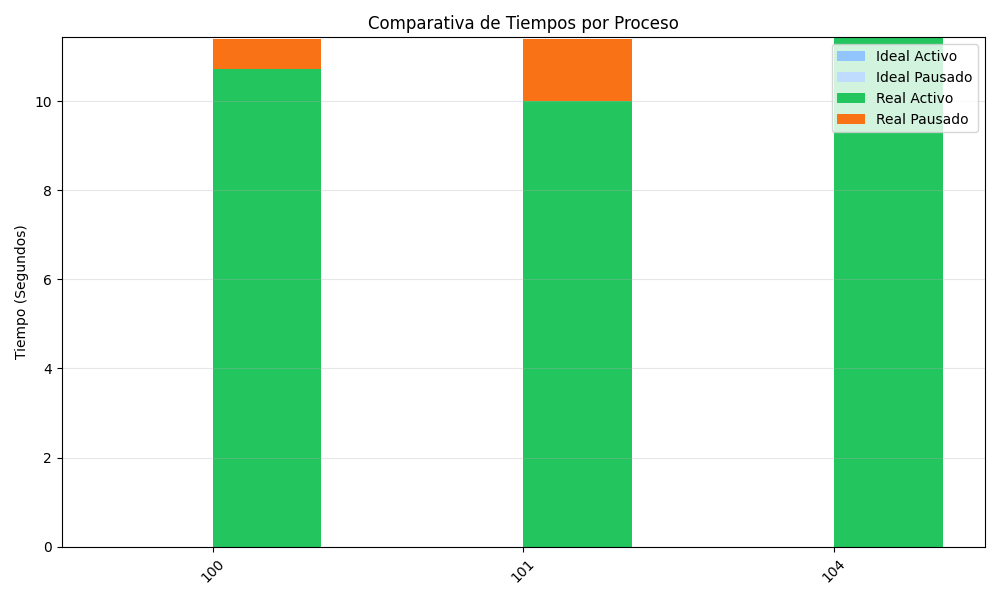

Write Python code to recreate this figure.
import matplotlib
matplotlib.use('Agg') # Importante: Modo "sin cabeza"
import matplotlib.pyplot as plt
import pandas as pd
import io
import base64

def grafico_tiempos_ideal_real(resultados_lista):
    """
    Genera la gráfica de barras apiladas (IDEAL vs REAL) y la devuelve como Base64.
    """
    if not resultados_lista:
        return None

    rows = []
    for item in resultados_lista:
        rows.append({
            "ID": str(item.get("id_proceso")), # Asegurar que ID sea string
            "REAL_T_ACTIVO": item.get("t_activo", "0"),
            "REAL_T_PAUSADO": item.get("t_pausado", "0"),
            "IDEAL_T_ACTIVO": "0", 
            "IDEAL_T_PAUSADO": "0" 
        })
    
    df = pd.DataFrame(rows)

    # --- CORRECCIÓN CLAVE AQUÍ ---
    def to_float(x):
        try:
            # Si ya es número, devolverlo
            if isinstance(x, (int, float)): return float(x)
            # Si es string, intentar conversión directa (Python usa punto para decimales)
            return float(x)
        except:
            return 0.0

    cols = ["IDEAL_T_ACTIVO", "IDEAL_T_PAUSADO", "REAL_T_ACTIVO", "REAL_T_PAUSADO"]
    for c in cols:
        df[c] = df[c].apply(to_float)

    ids = df["ID"].tolist()
    x = range(len(ids))
    w = 0.35

    x_ideal = [xi - w / 2 for xi in x]
    x_real = [xi + w / 2 for xi in x]

    plt.figure(figsize=(10, 6))

    # Barras Ideales (Azules - Placeholder en 0 por ahora)
    plt.bar(x_ideal, df["IDEAL_T_ACTIVO"], width=w, label="Ideal Activo", color='#93c5fd')
    plt.bar(x_ideal, df["IDEAL_T_PAUSADO"], width=w, bottom=df["IDEAL_T_ACTIVO"], label="Ideal Pausado", color='#bfdbfe')

    # Barras Reales (Verdes y Naranjas)
    # 1. Base: Tiempo Activo (Verde)
    plt.bar(x_real, df["REAL_T_ACTIVO"], width=w, label="Real Activo", color='#22c55e')
    # 2. Top: Tiempo Pausado (Naranja) - Se apila sobre el activo
    plt.bar(x_real, df["REAL_T_PAUSADO"], width=w, bottom=df["REAL_T_ACTIVO"], label="Real Pausado", color='#f97316')

    plt.xticks(x, ids, rotation=45)
    plt.ylabel("Tiempo (Segundos)")
    plt.title("Comparativa de Tiempos por Proceso")
    plt.grid(axis="y", alpha=0.3)
    plt.legend()
    plt.tight_layout()

    buffer = io.BytesIO()
    plt.savefig(buffer, format='png')
    plt.close()
    buffer.seek(0)
    
    image_base64 = base64.b64encode(buffer.getvalue()).decode('utf-8')
    return image_base64
